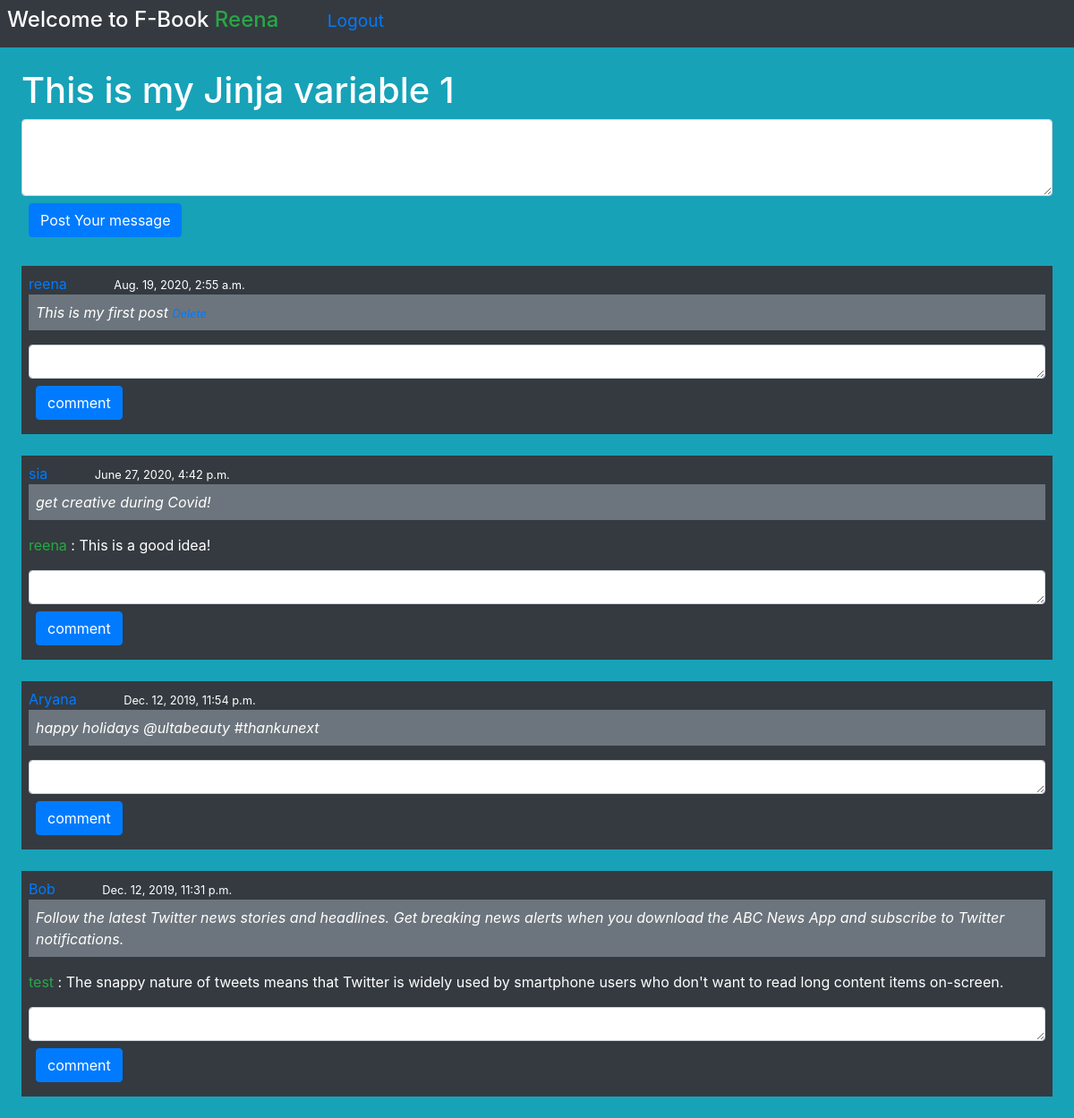
The app's page /home/ (signed in) with its own data.
### fbook/models.py (models this page shows)
class Messages(models.Model):
    message=models.TextField()
    content=models.TextField()
    created_at=models.DateTimeField(auto_now_add=True)
    updated_at=models.DateTimeField(auto_now=True)
    poster=models.ForeignKey(User,related_name="messages", on_delete=models.CASCADE)

class Comments(models.Model):
    comment=models.TextField()
    created_at=models.DateField(auto_now=True)
    updated_at=models.DateField(auto_now_add=True)
    comment_by=models.ForeignKey(User,related_name="user_comments", on_delete=models.CASCADE)
    comment_at=models.ForeignKey(Messages, related_name="msg_comments", on_delete=models.CASCADE)

### fbook/views.py (the view)
# urls.py: 2. Add a URL to urlpatterns:  path('', views.home, name='home')
def home(request):
    msgs=Messages.objects.all().order_by("-created_at")
    context={'msgs':msgs}
    return render(request,"fbook/home.html",context)

### fbook/templates/fbook/home.html (shortened to what this page needs)
{% extends "users/base.html" %}
{% load crispy_forms_tags %}
{% block content %}
<div class="content-section">
{% with count=1 %}
<h1>This is my Jinja variable {{count}}</h1>
{% endwith%}
<form action="{%url 'postmsg' %}" method="POST">
        <textarea class="form-control" name="msgbox" cols="100" rows="3">
  </textarea>
        <input class="btn btn-primary mb-2 m-2" type="submit" value="Post Your message">
    </form>
    {%for msg in msgs %}
    <br>
    <div class="bg-dark text-white p-2">
        <a href="{%url 'my_msgs' msg.poster.id %}">{{msg.poster.username}}</a>
        <span class="ml-5"><small>{{msg.created_at}} </small></span>
        <p class=" font-italic bg-secondary text-white p-2">{{msg.message}}
            {%if msg.poster.username == user.username%}
            <span><small><a href="{%url 'delete_msg' msg.id %}">Delete</a></small></span>
            {%endif%}
        </p>
        {% for comment in msg.msg_comments.all %}
        <p><span class="text-success">{{comment.comment_by}} </span>: {{comment.comment}}</p>
        {% endfor %}
        <form action="{%url 'postcomment' %}" method="POST">
            <textarea class="form-control" name="comment" cols="30" rows="1"></textarea>
            <input class="btn btn-primary mb-2 m-2" type="submit" name="" value="comment">
        </form>
    </div>
    {%endfor%}
    {% endblock content%}

### users/templates/users/base.html (shortened to what this page needs)
<!DOCTYPE html>
<html lang="en">
<head>
    <link rel="stylesheet" href="https://maxcdn.bootstrapcdn.com/bootstrap/4.0.0/css/bootstrap.min.css"
>
</head>
<body>
    <div class=" navbar-nav mx-auto p-2 bg-dark text-white">
        <p class="h4 ">Welcome to F-Book <span class=" text-capitalize text-success"> {{user.username}}</span>
            {% if user.is_authenticated %}
            <span><a class="small d-inline ml-5 nav-item nav-link" href="{% url 'signout' %}">Logout</a></span>
            {%endif%}
        </p>
    </div>
    <div class="p-4 m-0 bg-info mx-auto text-white">
        {% block content %}
        {% endblock %}
    </div>
</body>
</html>

### records on screen
Messages: poster.username "reena", created_at "Aug. 19, 2020, 2:55 a.m.", message "This is my first post"
Messages: poster.username "sia", created_at "June 27, 2020, 4:42 p.m.", message "get creative during Covid!"
Comments: comment_by "reena", comment "This is a good idea!"
Messages: poster.username "Aryana", created_at "Dec. 12, 2019, 11:54 p.m.", message "happy holidays @ultabeauty #thankunext"
Messages: poster.username "Bob", created_at "Dec. 12, 2019, 11:31 p.m.", message "Follow the latest Twitter news stories and headlines. Get breaking news alerts when you download the ABC News App and subscribe to Twitter notifications."
Comments: comment_by "test", comment "The snappy nature of tweets means that Twitter is widely used by smartphone users who don't want to read long content items on-screen."

### other values on screen
{{ user.username }} "Reena"
{{ count }} "1"
